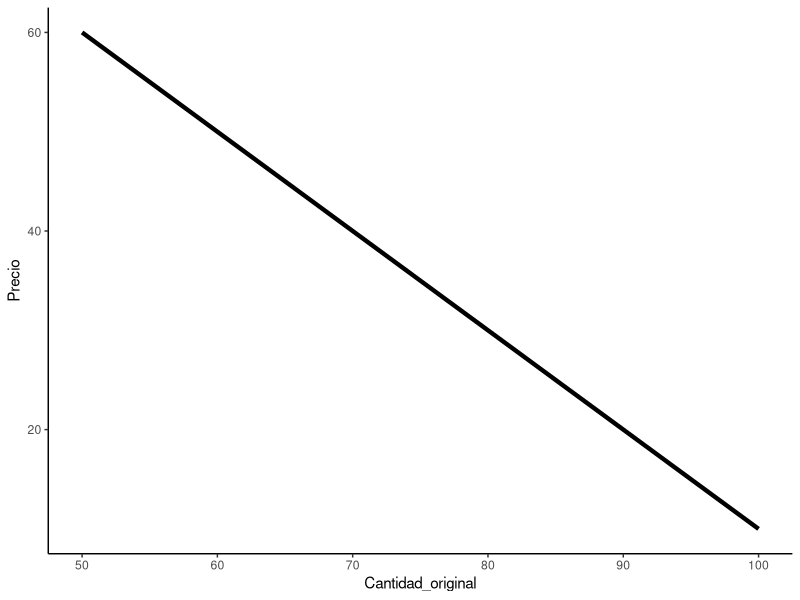
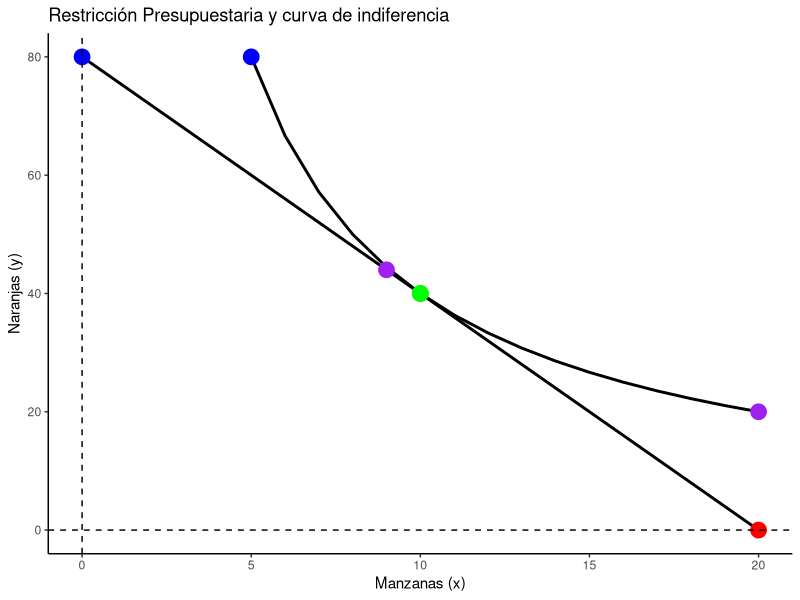

R code for these plots, in order:
#-----------------------------
#------Macroeconomía---------
#-----------------------------

library(tidyverse)
library(kableExtra) #tablas estilizadas
library(patchwork) #Combinar graficos


#Actividad 1 
{
#3. Represente gráficamente los movimientos de la demanda y de la oferta (según sea el caso) bajo cada uno de los escenarios siguientes:
# a) Incremento en el ingreso: x es un bien normal
# b) Incremento en el ingreso: x es un bien inferior
# c) Decremento en el ingreso: x es un bien normal
# d) Decremento en el ingreso: x es un bien inferior
# e) Incremento en el precio de un bien sustituto de x
# f) Incremento en el precio de un bien complementario de x
# g) Decremento en el precio de un bien sustituto de x
# h) Decremento en el precio de un bien complementario de x
# i) Incremento en el costo de producción de x
# j) Decremento en el costo de producción de x

Precio <- c(10, 20, 30, 40, 50, 60)
Cantidad_original <- c(100, 90, 80, 70, 60, 50)
Demanda <- data.frame(Precio, Cantidad_original)

ggplot() + 
  geom_line(aes(x=Cantidad_original, y=Precio), color="black", size=1.5) + 
  theme_classic()

}

# Gráficas incisos a) al d)
{
  
Incremento_ingreso_Bien_normal <- Cantidad_original+10
Incremento_ingreso_Bien_inferior <- Cantidad_original-10
Decremento_ingreso_Bien_normal <- Incremento_ingreso_Bien_inferior
Decremento_ingreso_Bien_inferior <- Incremento_ingreso_Bien_normal

Demanda <- data.frame(Precio, Cantidad_original, Incremento_ingreso_Bien_normal,
                      Incremento_ingreso_Bien_inferior, Decremento_ingreso_Bien_normal,
                      Decremento_ingreso_Bien_inferior)
    
Demanda_1 <- Demanda %>% gather(key="Ocurre un...",value = "Cantidad_original",-Precio)


ggplot(Demanda_1, aes(x = Cantidad_original, y = Precio, group = `Ocurre un...`)) +
  geom_line(aes(color = `Ocurre un...`, linetype = `Ocurre un...`), size = 1.5) +
  geom_segment(x = 60, y = 50,
               xend = 56, yend = 46,
               color = "steelblue",
               arrow = arrow(), size=1.5)+
  geom_segment(x = 80, y = 30,
               xend = 84, yend = 34,
               color = "steelblue",
               arrow = arrow(), size=1.5)+
  theme(axis.text.x = element_text(angle = 90)) +
  theme_classic() +
  labs(title = "Movimientos en la demanda",
       subtitle = "Variación por unidad",
       x = "Cantidad", y = "Precio",
       caption = "Fuente: Elaboración propia con datos propios") +
  theme(plot.title = element_text(hjust = 0.5, face = "bold", size = 18),
        plot.caption = element_text(hjust = 0, face = "bold", size = 10),
        plot.subtitle = element_text(hjust = 0.5, face = "bold", size = 12),
        axis.text.x = element_text(angle = 90, vjust = 0.5, hjust = 1)) +
  scale_color_manual(values = c("blue", "orange", "green", "purple", "red")) +
  scale_linetype_manual(values = c("solid", "solid", "solid", "dashed", "dashed"))

kable(Demanda) %>% 
  kable_styling("striped", full_width = F) %>% 
  row_spec(1:6, bold=F, background = "turquoise") %>% 
  column_spec(1, bold=T, background = "white") 
  

}

# Gráficas incisos e) al h)
{
  
Incremento_precio_bien_sustituto <- Cantidad_original+10
Incremento_precio_bien_complementario <- Cantidad_original-10
Decremento_precio_bien_sustituto <- Incremento_precio_bien_complementario
Decremento_precio_bien_complementario <- Incremento_precio_bien_sustituto

Demanda <- data.frame(Precio, Cantidad_original, 
                      Incremento_precio_bien_sustituto,
                      Incremento_precio_bien_complementario, 
                      Decremento_precio_bien_sustituto,
                      Decremento_precio_bien_complementario)

Demanda_2 <- Demanda %>% gather(key="Ocurre un...",value = "Cantidad_original",-Precio)


ggplot(Demanda_2, aes(x = Cantidad_original, y = Precio, group = `Ocurre un...`)) +
  geom_line(aes(color = `Ocurre un...`, linetype = `Ocurre un...`), size = 1.5) +
  geom_segment(x = 60, y = 50,
               xend = 56, yend = 46,
               color = "red",
               arrow = arrow(), size=1.5)+
  geom_segment(x = 80, y = 30,
               xend = 84, yend = 34,
               color = "red",
               arrow = arrow(), size=1.5)+
  theme(axis.text.x = element_text(angle = 90)) +
  theme_classic() +
  labs(title = "Movimientos en la demanda",
       subtitle = "Variación por unidad",
       x = "Cantidad", y = "Precio",
       caption = "Fuente: Elaboración propia con datos propios") +
  theme(plot.title = element_text(hjust = 0.5, face = "bold", size = 18),
        plot.caption = element_text(hjust = 0, face = "bold", size = 10),
        plot.subtitle = element_text(hjust = 0.5, face = "bold", size = 12),
        axis.text.x = element_text(angle = 90, vjust = 0.5, hjust = 1)) +
  scale_color_manual(values = c("grey59", "darkorchid", "green", "cornflowerblue", "#FF69B4")) +
  scale_linetype_manual(values = c("solid", "solid", "solid", "dashed", "dashed"))


kable(Demanda) %>% 
  kable_styling("striped", full_width = F) %>% 
  row_spec(1:6, bold=F, background = "coral") %>% 
  column_spec(1, bold=T, background = "white")  

  
}

# Gráficas incisos i) al j)
{

Cantidad_original <- c(50,60,70,80,90,100) 
    
Incremento_costo_de_produccion <- Cantidad_original-10
Decremento_costo_de_produccion <- Cantidad_original+10  
 
Demanda <- data.frame(Precio, Cantidad_original, 
                      Incremento_costo_de_produccion,
                      Decremento_costo_de_produccion)

Demanda_3 <- Demanda %>% gather(key="Ocurre un...",value = "Cantidad_original",-Precio)

ggplot(Demanda_3, aes(x = Cantidad_original, y = Precio, group = `Ocurre un...`)) +
  geom_line(aes(color = `Ocurre un...`, linetype = `Ocurre un...`), size = 1.5) +
  geom_segment(x = 88, y = 50,
               xend = 83, yend = 50,
               color = "magenta",
               arrow = arrow(), size=1.5)+
  geom_segment(x = 63, y = 20,
               xend = 68, yend = 20,
               color = "magenta",
               arrow = arrow(), size=1.5)+
  theme(axis.text.x = element_text(angle = 90)) +
  theme_classic() +
  labs(title = "Movimientos en la oferta",
       subtitle = "Variación por unidad",
       x = "Cantidad", y = "Precio",
       caption = "Fuente: Elaboración propia con datos propios") +
  theme(plot.title = element_text(hjust = 0.5, face = "bold", size = 18),
        plot.caption = element_text(hjust = 0, face = "bold", size = 10),
        plot.subtitle = element_text(hjust = 0.5, face = "bold", size = 12),
        axis.text.x = element_text(angle = 90, vjust = 0.5, hjust = 1)) +
  scale_color_manual(values = c("blue","gold", "hotpink")) +
  scale_linetype_manual(values = c("solid", "solid", "solid"))

kable(Demanda) %>% 
  kable_styling("striped", full_width = F) %>% 
  row_spec(1:6, bold=F, background = "steelblue") %>% 
  column_spec(1, bold=T, background = "white") 
 
}


#Actividad 3
{
# 3. Considere los bienes siguientes:
# a.	Guante derecho
# b.	Moscas por día
# c.	Refresco Coca-Cola
# d.	Refresco Pepsi-Cola
# e.	Betabel
# f.	Alimentos por día
# g.	Guante izquierdo
# h.	Zanahorias
# con la información anterior, forme distintas cestas de consumo (de dos bienes) que puedan representar gráficamente las preferencias de:
# I.	complementarios perfectos
# II.	sustitutos perfectos
# III.	un mal
# IV.	un neutral


x <- c(1:10)
y <- c(1:10)
df <- data.frame(x, y)
}

#Bienes complementarios
{
p1 <-ggplot(df) + 
  geom_line(aes(x = x, y = y), color="white") +
  scale_x_continuous(breaks = seq(1, 10, 1)) +
  scale_y_continuous(breaks = seq(1, 10, 1)) +
  geom_segment(x = 3, y = 9,
               xend = 3, yend = 3,
               color = "black", size=1)+
  geom_segment(x = 3, y = 3,
               xend = 9, yend = 3,
               color = "black", size=1) +  # Cambia los nombres de los ejes
  theme_classic()+
    labs(title = "Complementarios perfectos",
         subtitle = "",
         x = "Guante derecho", y = "Guante izquierdo",
         caption = "") +
    theme(plot.title = element_text(hjust = 0.5, face = "bold", size = 18),
          plot.caption = element_text(hjust = 0, face = "bold", size = 10),
          plot.subtitle = element_text(hjust = 0.5, face = "bold", size = 12),
          axis.text.x = element_text(angle = 90, vjust = 0.5, hjust = 1)) 
}

#Bienes sustitutos
{
p2 <- ggplot(df) + 
  geom_line(aes(x = x, y = y), color="white") +
  scale_x_continuous(breaks = seq(1, 10, 1)) +
  scale_y_continuous(breaks = seq(1, 10, 1)) +
  geom_segment(x = 0, y = 8,
               xend = 8, yend = 0,
               color = "black", size=1)+
  theme_classic()+
  labs(title = "Sustitutos perfectos",
       subtitle = "",
       x = "Refresco Coca Cola", y = "Refresco Pepsi",
       caption = "") +
  theme(plot.title = element_text(hjust = 0.5, face = "bold", size = 18),
        plot.caption = element_text(hjust = 0, face = "bold", size = 10),
        plot.subtitle = element_text(hjust = 0.5, face = "bold", size = 12),
        axis.text.x = element_text(angle = 90, vjust = 0.5, hjust = 1)) 
  
}

#Bienes, un mal

{
p3 <- ggplot(df) + 
  geom_line(aes(x = x, y = y), color="white") +
  scale_x_continuous(breaks = seq(1, 10, 1)) +
  scale_y_continuous(breaks = seq(1, 10, 1)) +
  geom_segment(x = 0, y = 3,
               xend = 7, yend = 8,
               color = "black", size=1)+
  theme_classic()+
  labs(title = "Un mal",
       subtitle = "",
       x = "Alimento por día", y = "Moscas por día",
       caption = "") +
  theme(plot.title = element_text(hjust = 0.5, face = "bold", size = 18),
        plot.caption = element_text(hjust = 0, face = "bold", size = 10),
        plot.subtitle = element_text(hjust = 0.5, face = "bold", size = 12),
        axis.text.x = element_text(angle = 90, vjust = 0.5, hjust = 1)) 

}

#Bienes neutrales
{
p4 <- ggplot(df) + 
  geom_line(aes(x = x, y = y), color="white") +
  scale_x_continuous(breaks = seq(1, 10, 1)) +
  scale_y_continuous(breaks = seq(1, 10, 1)) +
  geom_segment(x = 5, y = 9,
               xend = 5, yend = 0,
               color = "black", size=1)+
  theme_classic()+
  labs(title = "Un neutral",
       subtitle = "",
       x = "Betabel", y = "Zanahoria",
       caption = "") +
  theme(plot.title = element_text(hjust = 0.5, face = "bold", size = 18),
        plot.caption = element_text(hjust = 0, face = "bold", size = 10),
        plot.subtitle = element_text(hjust = 0.5, face = "bold", size = 12),
        axis.text.x = element_text(angle = 90, vjust = 0.5, hjust = 1)) 

}

#Combinar gráficas
{
(p1 + p2)
  plot_annotation(title = '',
                subtitle = "",
                caption = "Fuente: Elaboración propia con datos propios")
  plot_layout(ncol = 2) 
  
(p3 + p4)
  plot_annotation(title = '',
                  subtitle = "",
                  caption = "Fuente: Elaboración propia con datos propios")
  plot_layout(ncol = 2) 

}

#Restricción presupuestaria y curva de indiferencia
{
# Crea un dataframe con valores para x
df1 <- data.frame(x = c(0, 20), y= c(80, 0))
df <- data.frame(x = c(5:20))
df$y <- (400/df$x)

# Grafica la restricción presupuestaria

ggplot() +
  geom_line(data=df1, aes(x, y), size=1) +
  geom_line(data=df, aes(x, y), size=1) +
  geom_point(aes(x = 20, y = 0), color = "red", size = 5) +  # Punto para 20 manzanas
  geom_point(aes(x = 0, y = 80), color = "blue", size = 5) +  # Punto para 80 naranjas
  geom_point(aes(x = 10, y = 40), color = "green", size = 5) +  # Punto después de comprar 10 manzanas
  geom_point(aes(x = 9, y = 44), color = "purple", size = 5) + 
  geom_point(aes(x = 5, y = 80), color = "blue", size = 5) +  # Punto para 80 naranjas
  geom_point(aes(x = 10, y = 40), color = "green", size = 5) +  # Punto después de comprar 10 manzanas
  geom_point(aes(x = 20, y = 20), color = "purple", size = 5) + 
  geom_hline(yintercept = 0, linetype = "dashed") +  # Línea horizontal para y=0
  geom_vline(xintercept = 0, linetype = "dashed") +  # Línea vertical para x=0
  labs(title = "Restricción Presupuestaria y curva de indiferencia",
       x = "Manzanas (x)",
       y = "Naranjas (y)") +
  theme_classic()
}
